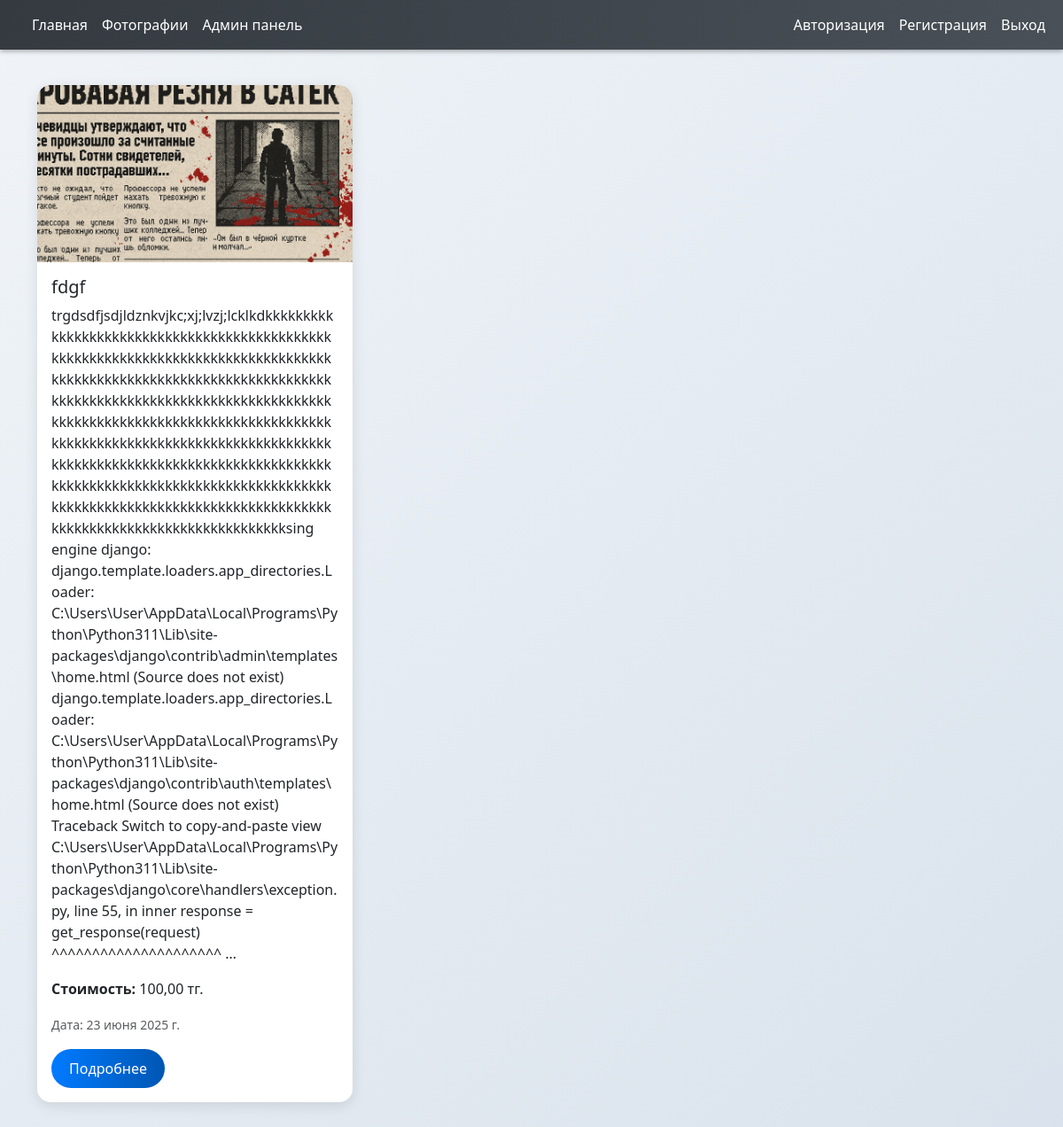
The page / on the database its author committed.
### myapp/models.py (models this page shows)
class Item(models.Model):
    title = models.CharField('Название', max_length=20)
    text = models.TextField('Описание')
    photo =models.ImageField('Фото', upload_to='photo/%Y/%m/')
    price = models.DecimalField('ЦЕна', max_digits= 10, decimal_places=2)
    data =models.DateField("Дата",auto_now_add=True)

### myapp/views.py (the view)
# urls.py: path('', views.index, name='home'),
def index(request):
    items = Item.objects.all()
    return render(request, 'home.html' , {'items': items})

### myapp/templates/home.html (shortened to what this page needs)
<!DOCTYPE html>
<html lang="ru">
<head>
    <link href="https://cdn.jsdelivr.net/npm/bootstrap@5.3.3/dist/css/bootstrap.min.css" rel="stylesheet">
</head>
<body>
    <nav class="navbar navbar-expand-lg fixed-top">
        <div class="container-fluid">
            <div class="collapse navbar-collapse" id="navbarNav">
                <ul class="navbar-nav">
                    <li class="nav-item">
                        <a class="nav-link active" aria-current="page" href="/">Главная</a>
                    </li>
                    <li class="nav-item">
                        <a class="nav-link" href="/photos">Фотографии</a>
                    </li>
                    <li class="nav-item">
                        <a class="nav-link" href="/admin">Админ панель</a>
                    </li>
                </ul>
                <ul class="navbar-nav ms-auto">
                    <li class="nav-item">
                        <a class="nav-link" href="/login">Авторизация</a>
                    </li>
                    <li class="nav-item">
                        <a class="nav-link" href="/register">Регистрация</a>
                    </li>
                    <li class="nav-item">
                        <a class="nav-link" href="/logout">Выход</a>
                    </li>
                </ul>
            </div>
        </div>
    </nav>
    <div class="container py-5">
        <div class="row">
            {% for object in items %}
            <div class="col-12 col-md-6 col-lg-4 mb-4">
                <div class="card h-100">
                    {% if object.photo %}
                    <img src="{{ object.photo.url }}" class="card-img-top" alt="{{ object.title }}">
                    {% endif %}
                    <div class="card-body">
                        <h5 class="card-title">{{ object.title }}</h5>
                        <p class="card-text">{{ object.text|truncatewords:30 }}</p>
                        {% if object.price %}
                        <p class="card-text"><strong>Стоимость:</strong> {{ object.price }} тг.</p>
                        {% endif %}
                        <p class="card-text"><small class="text-muted">Дата: {{ object.data }}</small></p>
                        <a href="#" class="btn btn-primary">Подробнее</a>
                    </div>
                </div>
            </div>
            {% empty %}
            <p class="text-center">Нет данных.</p>
            {% endfor %}
        </div>
    </div>
</body>
</html>

### myapp/templates/home.html (style rules this page uses)
body { background: linear-gradient(135deg, #f0f4f8 0%, #d9e2ec 100%); min-height: 100vh; }
.navbar { background: linear-gradient(to right, #343a40, #495057); box-shadow: 0 2px 5px rgba(0, 0, 0, 0.3); }
.nav-link, .navbar-brand { color: #ffffff !important; transition: all 0.3s ease; }
.card { border: none; border-radius: 15px; overflow: hidden; background: #ffffff; box-shadow: 0 4px 15px rgba(0, 0, 0, 0.1); transition: transform 0.3s ease, box-shadow 0.3s ease; animation: fadeInUp 0.5s ease forwards; opacity: 0; }
.card-img-top { height: 200px; object-fit: cover; border-top-left-radius: 15px; border-top-right-radius: 15px; }
.btn-primary { background: linear-gradient(to right, #007bff, #0056b3); border: none; border-radius: 25px; padding: 10px 20px; transition: all 0.3s ease; }
.card:nth-child(1) { animation-delay: 0.1s; }

### rows shown on the page
Item: photo (picture), title "fdgf", text "trgdsdfjsdjldznkvjkc;xj;lvzj;lcklkdkkkkkkkkkkkkkkkkkkkkkkkkkkkkkkkkkkkkkkkkkkkkkkkkkkkkkkkkkkkkkkkkkkkkkkkkkkkkkkkkkkkkkkkkkkkkkkkkkkkkkkkkkkkkkkkkkkkkkkkkkkkkkkkkkkkkkkkkkkkkkkkkkkkkkkkkkkkkkkkkkkkkkkkkkkkkkkkkkkkkkkkkkkkkkkkkkkkkkkkkkkkkkkkkkkkkkkkkkkkkkkkkkkkkkkkkkkkkkkkkkkkkkkkkkkkkkkkkkkkkkkkkkkkkkkkkkkkkkkkkkkkkkkkkkkkkkkkkkkkkkkkkkkkkkkkkkkkkkkkkkkkkkkkkkkkkkkkkkkkkkkkkkkkkkkkkkkkkkkkkkkkkkkkkkkkkksing engine django: django.template.loaders.app_directories.Loader: C:\\Users\\User\\AppData\\Local\\Programs\\Python\\Python311\\Lib\\site-packages\\django\\contrib\\admin\\templates\\home.html (Source does not exist) django.template.loaders.app_directories.Loader:…", price "100,00", data "23 июня 2025 г."
